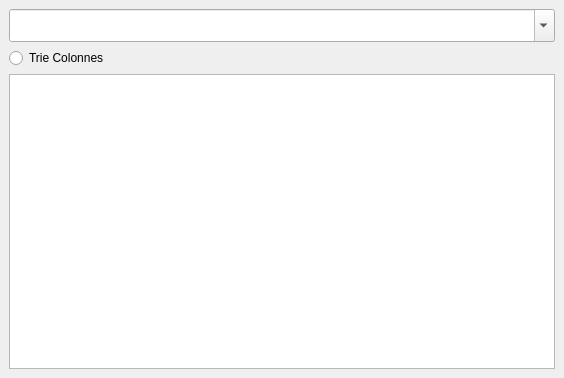
<?xml version="1.0" encoding="UTF-8"?>
<ui version="4.0">
 <class>MainWindow</class>
 <widget class="QMainWindow" name="MainWindow">
  <property name="geometry">
   <rect>
    <x>0</x>
    <y>0</y>
    <width>564</width>
    <height>378</height>
   </rect>
  </property>
  <property name="windowTitle">
   <string>MainWindow</string>
  </property>
  <widget class="QWidget" name="centralWidget">
   <layout class="QHBoxLayout" name="horizontalLayout">
    <item>
     <layout class="QGridLayout" name="gridLayout_2">
      <item row="1" column="0">
       <widget class="QRadioButton" name="radioButton">
        <property name="text">
         <string>Trie Colonnes</string>
        </property>
       </widget>
      </item>
      <item row="0" column="0">
       <widget class="QComboBox" name="comboBox_nom_tables">
        <property name="sizePolicy">
         <sizepolicy hsizetype="Preferred" vsizetype="Fixed">
          <horstretch>0</horstretch>
          <verstretch>0</verstretch>
         </sizepolicy>
        </property>
        <property name="minimumSize">
         <size>
          <width>0</width>
          <height>33</height>
         </size>
        </property>
        <property name="editable">
         <bool>true</bool>
        </property>
       </widget>
      </item>
      <item row="3" column="0">
       <widget class="QTableWidget" name="tableWidget">
        <property name="dragDropMode">
         <enum>QAbstractItemView::DragDrop</enum>
        </property>
        <property name="defaultDropAction">
         <enum>Qt::CopyAction</enum>
        </property>
        <property name="alternatingRowColors">
         <bool>true</bool>
        </property>
       </widget>
      </item>
      <item row="2" column="0">
       <layout class="QGridLayout" name="gridLayout"/>
      </item>
     </layout>
    </item>
   </layout>
  </widget>
 </widget>
 <resources/>
 <connections/>
</ui>
